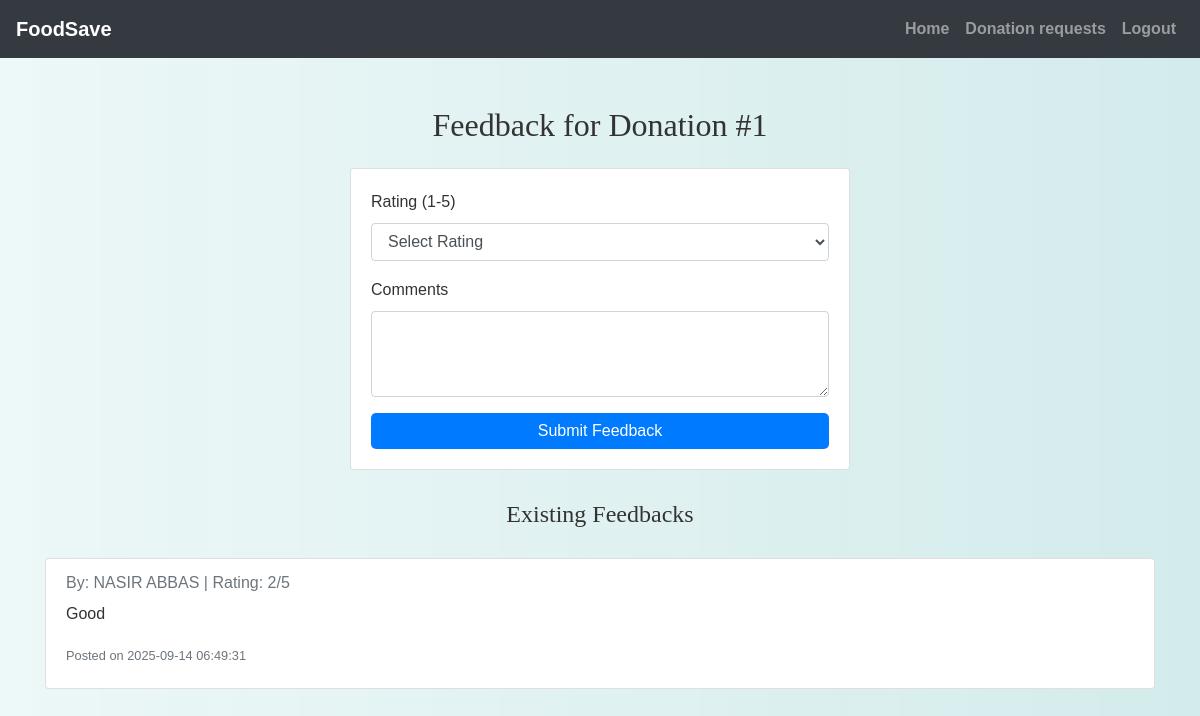
The app's page /ngo/feedback.php?food_id=1 (signed in) with its own data.
### tables this page shows
CREATE TABLE `feedback` (
  `feedback_id` int(11) NOT NULL,
  `ngo_id` int(11) NOT NULL,
  `donation_id` int(11) NOT NULL,
  `rating` int(11) DEFAULT NULL CHECK (`rating` between 1 and 5),
  `comments` text DEFAULT NULL,
  `created_at` timestamp NOT NULL DEFAULT current_timestamp()
);

CREATE TABLE `users` (
  `id` int(11) NOT NULL,
  `name` varchar(150) NOT NULL,
  `email` varchar(150) NOT NULL,
  `password_hash` varchar(255) NOT NULL,
  `phone` varchar(20) DEFAULT NULL,
  `user_type` enum('donor','ngo') NOT NULL,
  `address` text DEFAULT NULL,
  `city` varchar(100) DEFAULT NULL,
  `status` enum('active','inactive','pending') DEFAULT 'pending',
  `created_at` timestamp NOT NULL DEFAULT current_timestamp()
);

### ngo/feedback.php (the view, shortened to what this page needs)
<?php
include('config.php');
$donation_id = $_GET['food_id'] ?? null;
$stmt = $conn->prepare("SELECT f.*, u.name AS ngo_name
                        FROM feedback f
                        JOIN users u ON f.ngo_id = u.id
                        WHERE f.donation_id = ?
                        ORDER BY f.created_at DESC");
$stmt->bind_param("i", $donation_id);
$stmt->execute();
$feedbacks = $stmt->get_result();
?>
<!DOCTYPE html>
<html lang="en">
<head>
    <link rel="stylesheet" href="https://maxcdn.bootstrapcdn.com/bootstrap/4.5.2/css/bootstrap.min.css">
    <link rel="stylesheet" href="../css/style.css" />
</head>
<body>
<?php include('navbar.php'); ?>
<div class="container mt-5">
    <h2 class="mb-4">Feedback for Donation #<?= htmlspecialchars($donation_id) ?></h2>
    <div class="card mx-auto mb-4" style="max-width: 500px;">
        <div class="card-body">
            <form method="post">
                <div class="form-group">
                    <label for="rating">Rating (1-5)</label>
                    <select name="rating" id="rating" class="form-control" required>
                        <option value="">Select Rating</option>
                    </select>
                </div>
                <div class="form-group">
                    <label for="comments">Comments</label>
                    <textarea name="comments" id="comments" class="form-control" rows="3"></textarea>
                </div>
                <button type="submit" class="btn btn-primary btn-block">Submit Feedback</button>
            </form>
        </div>
    </div>
    <h4>Existing Feedbacks</h4>
    <?php if ($feedbacks->num_rows > 0): ?>
        <?php while ($fb = $feedbacks->fetch_assoc()): ?>
            <div class="card mb-3">
                <div class="card-body">
                    <h6 class="card-subtitle mb-2 text-muted">
                        By: <?= htmlspecialchars($fb['ngo_name']) ?> | Rating: <?= htmlspecialchars($fb['rating']) ?>/5
                    </h6>
                    <p class="card-text"><?= nl2br(htmlspecialchars($fb['comments'])) ?></p>
                    <small class="text-muted">Posted on <?= $fb['created_at'] ?></small>
                </div>
            </div>
        <?php endwhile; ?>
    <?php else: ?>
        <div class="alert alert-info">No feedback available yet.</div>
    <?php endif; ?>
</div>
</body>
</html>

### css/style.css (style rules this page uses)
body { background: linear-gradient(90deg, rgba(233, 246, 246, 0.831), rgba(207, 233, 233, 0.9)); font-family: 'Arial', sans-serif; color: #333; line-height: 1.6; }
h1, h2, h3, h4 { text-align: center; margin-top: 30px; margin-bottom: 30px; font-family: 'Georgia', serif; }
.container { margin-bottom: 40px; }
.btn-primary { color: #fff; border: none; border-radius: 5px; cursor: pointer; transition: background-color 0.3s ease; }

### records on screen
feedback: ngo.name "NASIR ABBAS", rating "2", comments "Good", created_at "2025-09-14 06:49:31"

### other values on screen
$donation_id "1"
